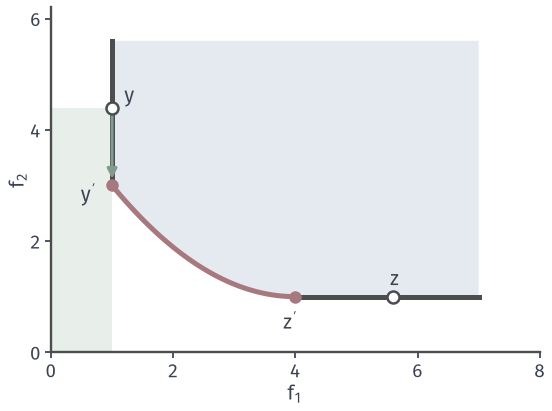

The Python source for this figure:
from pathlib import Path
import sys
sys.path.insert(0, str(Path(__file__).resolve().parents[1]/"moo-common"))
from moo_fig import *
HERE = Path(__file__).resolve().parent
# Reachable region with a vertical left edge (weak only), a decreasing front and a flat bottom edge.
fig, ax = figure(width_mm=78, height_mm=58)
setup(ax, (0, 8), (0, 6.2), range(0, 9, 2), range(0, 7, 2))
t = np.linspace(0, 1, 100); cu = 1+3*t; cv = 1+2*(1-t)**2
ux = np.r_[1, 1, cu, 7, 7]; vy = np.r_[5.6, 3, cv, 1, 5.6]
ax.fill(ux, vy, facecolor=BLUE_FILL, edgecolor='none', zorder=1)
ax.plot(cu, cv, color=RED, lw=2, zorder=4, solid_capstyle='round')
ax.plot([1, 1], [3, 5.6], color=EDGE, lw=2, zorder=4); ax.plot([4, 7], [1, 1], color=EDGE, lw=2, zorder=4)
w = (1, 4.4); ax.fill([0, 1, 1, 0], [0, 0, 4.4, 4.4], color=GREEN_FILL, lw=0, zorder=1.2)
hollow(ax, w, EDGE); ax.text(1.2, 4.5, '$y$', color=INK)
arrow(ax, (1, 4.3), (1, 3.12), GREEN); dot(ax, (1, 3)); ax.text(.75, 2.72, '$y\'$', color=INK, ha='right')
hollow(ax, (5.6, 1), EDGE); dot(ax, (4, 1)); ax.text(5.55, 1.2, '$z$', color=INK); ax.text(3.8, .42, "$z'$", color=INK)
ax.text(.5, 2, '开象限内无可达点', color=MUTED, fontsize=7.5, ha='left', rotation=0) if 0 else None
save(fig, HERE, 'figure', {'region': 'left edge u=1, curve u=1+3t, v=1+2(1-t)^2, bottom edge v=1'})
